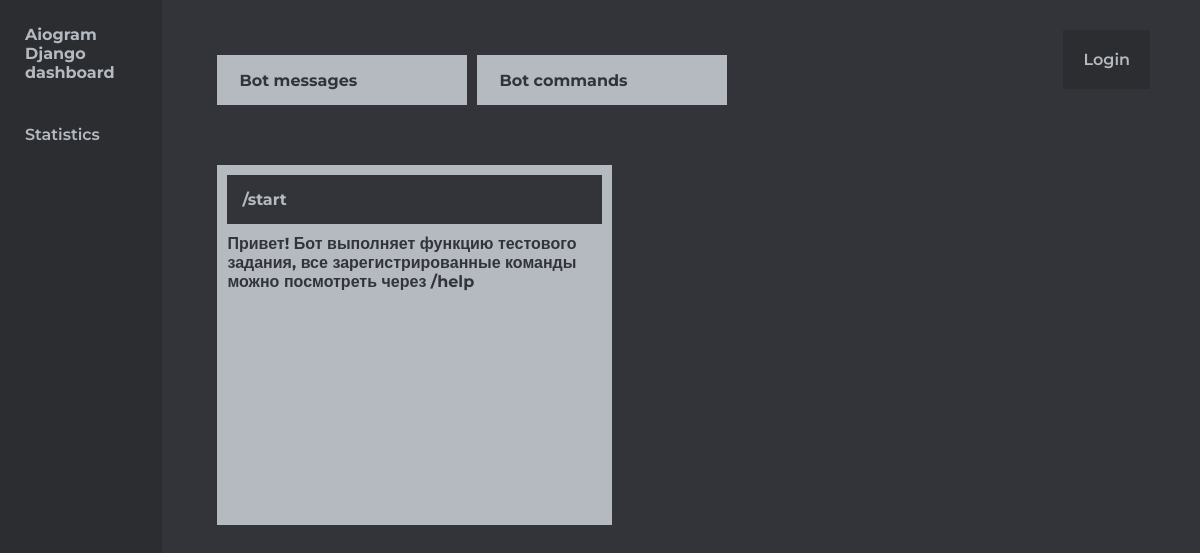
Screenshot of /command/1/ with the database file from the repository.
### bot_messages/models.py (models this page shows, shortened)
class Command(models.Model):
    command = models.CharField(max_length=124)
    text = models.TextField()
    def __str__(self):
        return self.command

### bot_messages/views.py (the view)
# urls.py: path('command/<int:pk>/', CommandDetailView.as_view(), name='command-detail'),
class CommandDetailView(DetailView):
    template_name = 'bot_messages/command_detail.html'
    model = Command
    def get_context_data(self, **kwargs):
        context = super().get_context_data(**kwargs)
        context["title"] = "Command detail"
        return context

### templates/bot_messages/command_detail.html (shortened to what this page needs)
{% extends 'base.html' %}
{% load static %}
{% block links %}
<link rel="stylesheet" href="{% static 'css/dashboard.css' %}">
<link rel="stylesheet" href="{% static 'css/include/sidebar.css' %}">
{% endblock %}
{% block content %}
<div class="container">
    {% include 'include/sidebar.html' %}
    <section class="content">
    {% include 'include/dashboard-controls.html' %}
        <section class="articles">
            <article class="article__default command_detail__article">
                <div class="head">
                    <h1 class="title">{{ command }}</h1>
                </div>
                <div class="content">
                    <h1 class="text">{{ command.text }}</h1>
                </div>
            </article>
        </section>
    </section>
</div>
{% endblock %}

### static/css/base.css (style rules this page uses)
* { font-size: 16px; margin: 0px; padding: 0px; box-sizing: border-box; font-family: 'Montserrat', sans-serif; }
.container { display: flex; height: 100vh; background-color: #32343a; }

### static/css/dashboard.css (style rules this page uses)
.content { width: 100%; height: 100vh; display: flex; flex-direction: column; }
.content .articles { display: flex; margin-left: 50px; }
.content .article__default { background-color: #b5bac1; width: 40%; height: 500px; justify-self: left; align-self: center; margin: 5px; overflow: auto; }
.content .article__default .title { color: #32343a; padding: 15px; }
.articles .command_detail__article { overflow: hidden; padding: 10px; height: 360px; }
.articles .command_detail__article .head { display: flex; justify-content: space-between; background-color: #32343a; }
.articles .command_detail__article .title { background-color: #32343a; color: #b5bac1; }
.command_detail__article .content { padding-top: 10px; overflow: auto; }
.command_detail__article .content .text { color: #32343a; }

### static/css/include/sidebar.css (style rules this page uses)
.sidebar p, h1, a { color: #b5bac1; }

### rows the page displays
Command: command "/start", text "Привет! Бот выполняет функцию тестового задания, все зарегистрированные команды можно посмотреть через /help"
